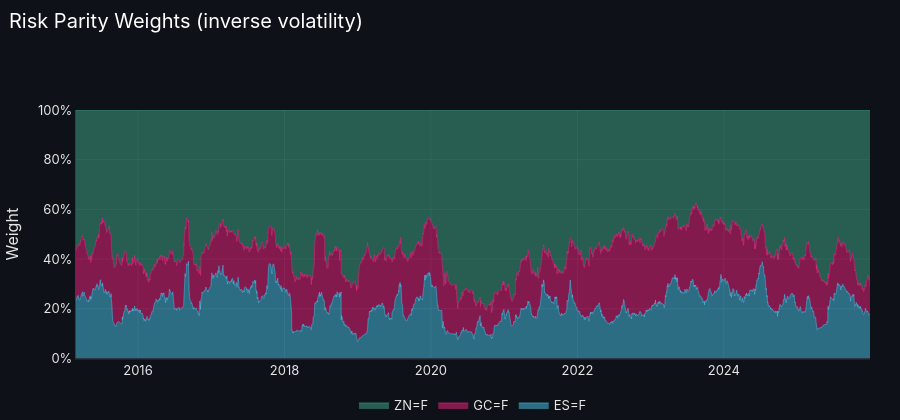

Source (notebook cell):
### Markdown cell above
## 2. Inverse-volatility weights and backtest

### Code cell
# Risk parity weights: each asset is weighted by 1 / its recent volatility, so calmer assets get more
# weight. The backtest applies yesterday's weights (no look-ahead). Also builds the equal-weight
# benchmark and charts the weights over time.
target_weights = func_lib.inverse_vol_weights(returns, VOL_WINDOW, REBALANCE)
rp_returns, weights, turnover = func_lib.backtest_weights(target_weights, returns, COST_BPS)
ew_returns = returns.loc[weights.index].mean(axis=1)   # equal-weight benchmark (daily rebalanced)

assert np.allclose(weights.sum(axis=1), 1.0)
print(f'Average daily one-way turnover: {turnover.mean():.4f}')
func_lib.weights_area_figure(weights, 'Risk Parity Weights (inverse volatility)').show()

### Figure 1 — Plotly figure (JSON) as saved in the notebook; plotly's stock layout.template omitted (floating-point values rounded to 4 significant figures; data arrays with more than 128 entries replaced by an {"elided": "..."} marker saying what was removed)
{"data": [{"hovertemplate": "%{y:.1%}", "line": {"color": "#4CC9F0", "width": 0.5}, "mode": "lines", "name": "ES=F", "stackgroup": "weights", "type": "scatter", "x": {"elided": "2729 str values"}, "y": {"elided": "2729 float values"}}, {"hovertemplate": "%{y:.1%}", "line": {"color": "#F72585", "width": 0.5}, "mode": "lines", "name": "GC=F", "stackgroup": "weights", "type": "scatter", "x": {"elided": "2729 str values"}, "y": {"elided": "2729 float values"}}, {"hovertemplate": "%{y:.1%}", "line": {"color": "#43AA8B", "width": 0.5}, "mode": "lines", "name": "ZN=F", "stackgroup": "weights", "type": "scatter", "x": {"elided": "2729 str values"}, "y": {"elided": "2729 float values"}}], "layout": {"height": 420, "title": {"text": "Risk Parity Weights (inverse volatility)"}, "yaxis": {"range": [0, 1], "tickformat": ".0%", "title": {"text": "Weight"}}}}
